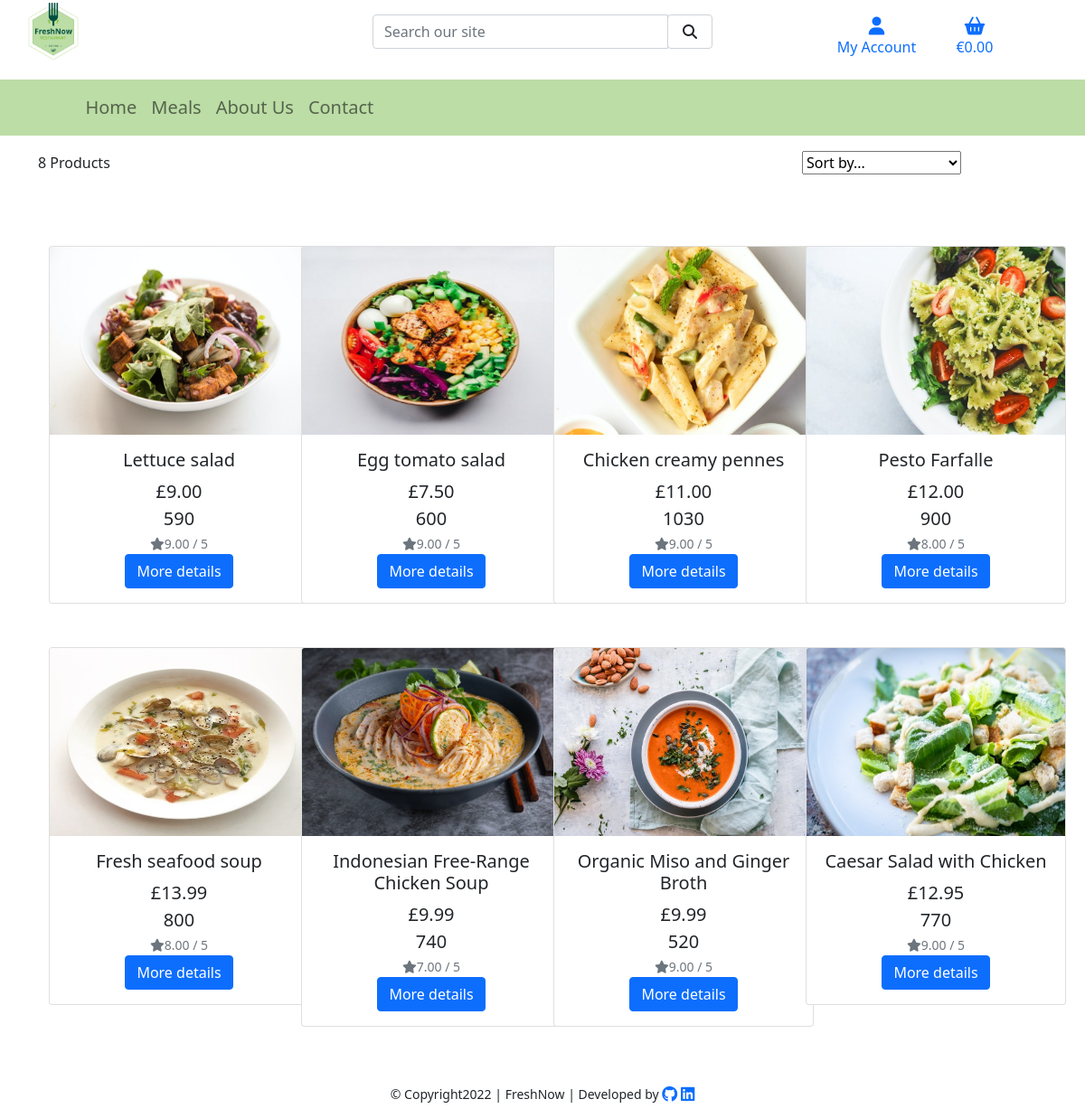
/products/, run on an earlier commit of the app's database.
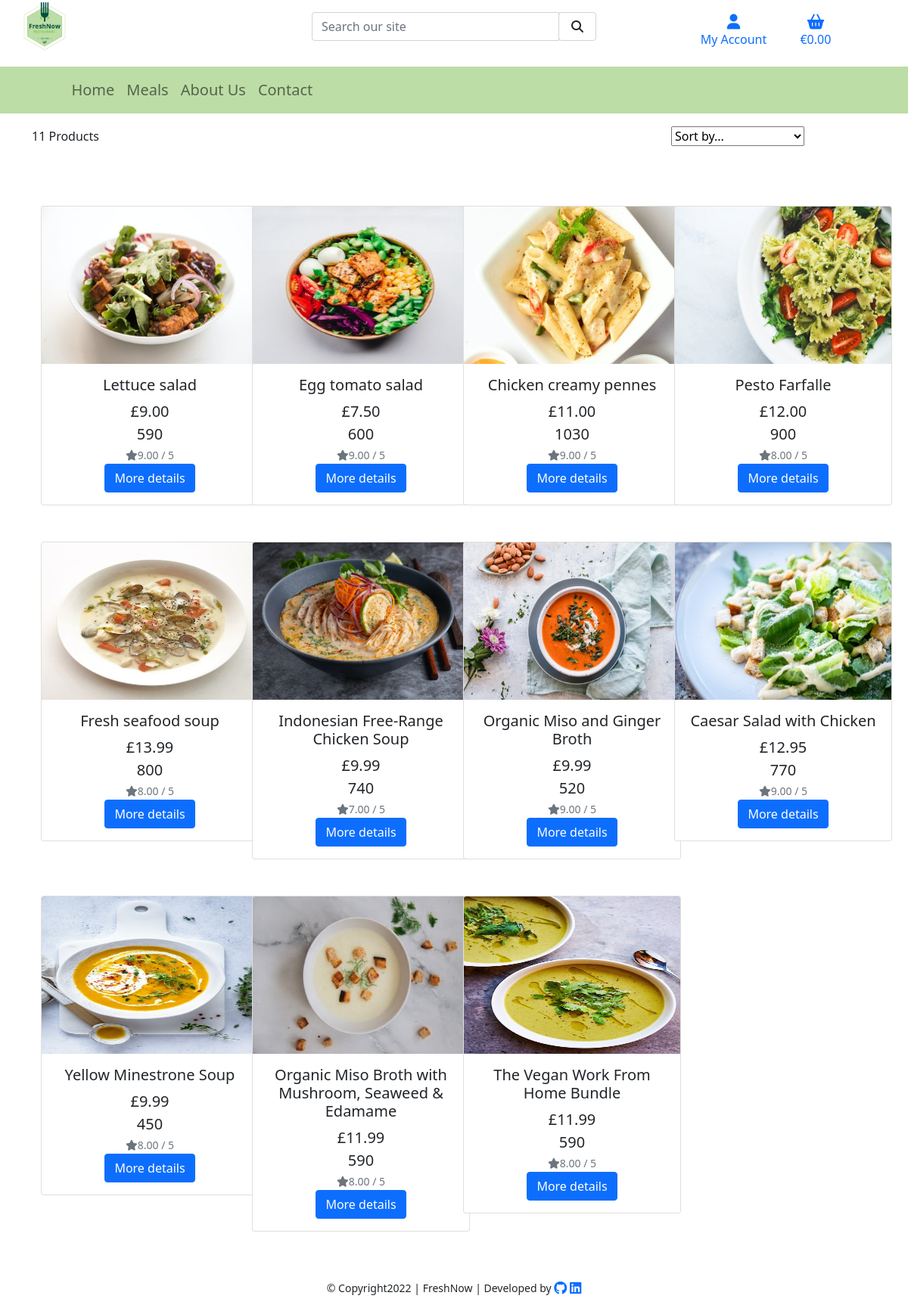
And on a later commit of the database.
### products/models.py (models this page shows, shortened)
class Product(models.Model):
    category = models.ForeignKey(
        'Category', null=True, blank=True, on_delete=models.SET_NULL)
    sku = models.CharField(max_length=254, null=True, blank=True)
    name = models.CharField(max_length=254)
    description = models.TextField()
    price = models.DecimalField(max_digits=6, decimal_places=2)
    rating = models.DecimalField(
        max_digits=6, decimal_places=2, null=True, blank=True)
    image = models.ImageField(null=True, blank=True)
    calories= models.DecimalField(
        max_digits=6, null=True, blank=True, decimal_places=0)
    is_spicy = models.BooleanField(default=False, null=True, blank=True)

### products/views.py (the view, shortened to what this page needs)
# urls.py: path('', views.all_products, name='products'),
def all_products(request):
    products = Product.objects.all()
    query = None
    categories = None
    sort = None
    direction = None
    current_sorting = f'{sort}_{direction}'
    context = {
        'products': products,
        'search_term': query,
        'current_categories': categories,
        'current_sorting': current_sorting,
    }
    return render(request, 'products/products.html', context)

### bag/contexts.py (called while the page is built, shortened)
def bag_contents(request):
    bag_items = []
    total = 0
    product_count = 0
    bag = request.session.get('bag', {})
    if total < settings.FREE_DELIVERY_THRESHOLD:
        delivery = total * Decimal(settings.STANDARD_DELIVERY_PERCENTAGE / 100)
        free_delivery_delta = settings.FREE_DELIVERY_THRESHOLD - total
    else:
        delivery = 0
        free_delivery_delta = 0
    grand_total = delivery + total
    context = {
        'bag_items': bag_items,
        'total': total,
        'product_count': product_count,
        'delivery': delivery,
        'free_delivery_delta': free_delivery_delta,
        'free_delivery_threshold': settings.FREE_DELIVERY_THRESHOLD,
        'grand_total': grand_total,
    }
    return context

### products/contexts.py (called while the page is built)
def all_categories(request):
    category_list = Category.objects.all()
    context = {
        'category_list': category_list,
    }
    return context

### products/templates/products/products.html (shortened to what this page needs)
{% extends "base.html" %}
{% load static %}
{% block page_header %}
    <div class="container header-container mt-5">
        <div class="row">
            <div class="col mt-5">
                <h1>Products</h1>
        </div>
    </div>
{% endblock %}
{% block content %}
   <div class="row mb-3">
    <div class="col-sm-12 col-md-7 ml-lg-5">
        <p class="green-muted mt-3 text-left">
            {{ products|length }} Products{% if search_term %} found for <strong>"{{ search_term }}"</strong>{% endif %}
        </p>
    </div>
    <div class="col-sm-12 col-md-6 col-lg-4 my-auto d-flex justify-content-center justify-content-md-end">
        <div class="sort-select-wrapper-sort-by">
            <select name="sort-selector" id="sort-selector" class="custom-select custom-select-sm border-green green">
                <option value="reset" {% if current_sorting == 'None_None' %}selected{% endif %}>Sort by...</option>
            </select>
        </div>
    </div>
</div>
    <div class="container-fluid mt-5">
        <div class="row">
            <div class="col text-center mt-3">
                <div class = "row">
                    {% for product in products %}
                        <div class="col-sm-6 col-md-6 col-lg-4 col-xl-3 mb-5">
                            <div class="card" style="width: 18rem;">
                                {% if product.image %}
                                <img class="card-img-top img-fluid" style="width: 20rem; height: 13rem;" src="{{ product.image.url }}" alt="{{ product.name }}">
                                {% else %}
                                <img class="card-img-top img-fluid" src="{{ MEDIA_URL }}noimage.png" alt="{{ product.name }}">
                                {% endif %}
                                <div class="card-body">
                                  <h5 class="card-title">{{ product.name }}</h5>
                                  <p class="lead mb-0 text-left font-weight-bold">£{{ product.price }} </p>
                                  <p class="lead mb-0 text-left">{{ product.calories }}
                                  <div class="text-center">
                                  {% if product.rating %}
                                    <small class="text-muted text-right"><i class="fas fa-star mr-5"></i>{{ product.rating }} / 5</small>
                                  {% else %}
                                    <small class="text-muted text-right">No Rating</small>
                                  {% endif %}
                                 </div>
                                  <a href="{% url 'product_detail' product.id %}" class="btn btn-primary">More details</a>
                                </div>
                              </div>
                           </div>
                    {% endfor %}
                </div>
            </div>
        </div>
    </div>
{% endblock %}

### templates/base.html (shortened to what this page needs)
{% load static %}
<!doctype html>
<html lang="en">
  <head>
    {% block corecss %}
        <link href="https://cdn.jsdelivr.net/npm/bootstrap@5.0.2/dist/css/bootstrap.min.css" rel="stylesheet">
        <link rel="stylesheet" href="{% static 'css/base.css' %}">
    {% endblock %}
    {% block corejs %}
    <link href="https://cdn.jsdelivr.net/npm/bootstrap@5.0.2/dist/css/bootstrap.min.css" rel="stylesheet">
    {% endblock %}
  </head>
  <body>
    <header class="container-fluid fixed-top">
        <div id="topnav" class="row bg-white pt-lg-2 d-none d-lg-flex">
            <div class="col-12 col-lg-4 py-1 py-lg-0 text-lg-left">
                <img class="logo" src="{{ MEDIA_URL }}logo.png" alt="">
            </div>
            <div class="col-12 col-lg-4 mt-2 py-lg-0">
                <form method="GET" action="{% url 'products' %}">
                    <div class="input-group w-100">
                        <input class="form-control" type="text" name="q" placeholder="Search our site">
                        <div class="input-group-append">
                            <button class="form-control" type="submit">
                                <span class="icon">
                                    <i class="fas fa-search"></i>
                                </span>
                            </button>
                        </div>
                    </div>
                </form>
            </div>
            <div class="col-12 col-lg-4">
                <ul class="list-inline text-center text-lg-right ms-4">
                    <li class="list-inline-item dropdown">
                        <a class="text-black nav-link" href="#" id="user-options" data-toggle="dropdown" aria-haspopup="true" aria-expanded="false">
                            <div class="text-center">
                                <div><i class="fas fa-user fa-lg"></i></div>
                                <p class="text-right my-0">My Account</p>
                            </div>
                        </a>
                    </li>
                    <li class="list-inline-item">
                        <a class="{% if grand_total %}font-weight-bold{% endif %} nav-link" href="{% url 'view_bag' %}">
                            <div class="text-center">
                                <div>
                                    <i class="fas fa-shopping-basket fa-lg green"></i>
                                </div>
                                <p class="text-right my-0">
                                    {% if grand_total %}
                                        €{{ grand_total|floatformat:2 }}
                                    {% else %}
                                        €0.00
                                    {% endif %}
                                </p>
                            </div>
                        </a>
                    </li>
                </ul>
            </div>
        </div>
        <div class="row">
            <nav class="navbar navbar-expand-lg navbar-light">
                <div class="container-fluid ">
                {% include 'includes/mobile-top-header.html' %}
                {% include 'includes/main-nav.html' %}
            </nav>
        </div>
    </header>
    {% block page_header %}
    {% endblock %}
    {% block content %}
    {% endblock %}
    <footer class="container-fluid pt-2">
        <div class="row bg-green pb-2 pb-lg-3 mt-0 pt-1 pt-lg-2 text-center text-lg-left">
            <div class="col cream">
                <div class="row">
                    <div class="col cream small ml-4">
                        <span>
                            &copy; Copyright<span id=copyright></span> | FreshNow |
                        </span>
                        <span class="d-none d-md-inline-block">Developed by</span>
                        <a href="" class="text-decoration-none hvr-grow" target="_blank" rel="noopener">
                        </a>
                        <a href="" class="text-decoration-none hvr-grow" target="_blank" rel="noopener">
                        </a>
                    </div>
                </div>
            </div>
        </div>
    </footer>
  </body>
</html>

### templates/includes/mobile-top-header.html (shortened to what this page needs)
<ul>
</ul>

### templates/includes/main-nav.html (shortened to what this page needs)
<div class="collapse navbar-collapse" id="navbarNavDropdown">
    <ul class="navbar-nav">
        <li class="nav-item">
            <a class="nav-link text-black  ml-4 mr-lg-5" href="{% url 'home' %}" id="home-link">
                Home
            </a>
        </li>
        <li class="nav-item dropdown">
            <a class="nav-link ml-4 mr-lg-5" href="{% url 'products' %}" id="meals-link" data-toggle="dropdown" aria-haspopup="true" aria-expanded="false">
                Meals
            </a>
        </li>
        <li class="nav-item">
            <a class="nav-link ml-4 mr-lg-5" href="" id="aboutUs-link">
                About Us
            </a>
        </li>
        <li class="nav-item">
            <a class="nav-link ml-4 mr-lg-5" href="" id="contact-link">
                Contact
            </a>
        </li>
    </ul>
</div>

### static/css/base.css (style rules this page uses)
html { height: 100%; scroll-behavior: smooth; }
.navbar { background-color: #BCDDA6; font-size: 20px; align-items: center; }
.logo { margin-top: -20px; margin-bottom: -30px; width: 25%; height: auto; }
.icon { align-items: center; display: inline-flex; justify-content: center; height: 1.5rem; width: 1.5rem; }

What changed in the data, as far as the page shows it:
added Product: image (picture), name "Yellow Minestrone Soup", price "9.99", calories "450", rating "8.00"
added Product: image (picture), name "Organic Miso Broth with Mushroom, Seaweed & Edamame", price "11.99", calories "590", rating "8.00"
added Product: image (picture), name "The Vegan Work From Home Bundle", price "11.99", calories "590", rating "8.00"
Also different on the page:
{{ products|length }}: "8" → "11"
